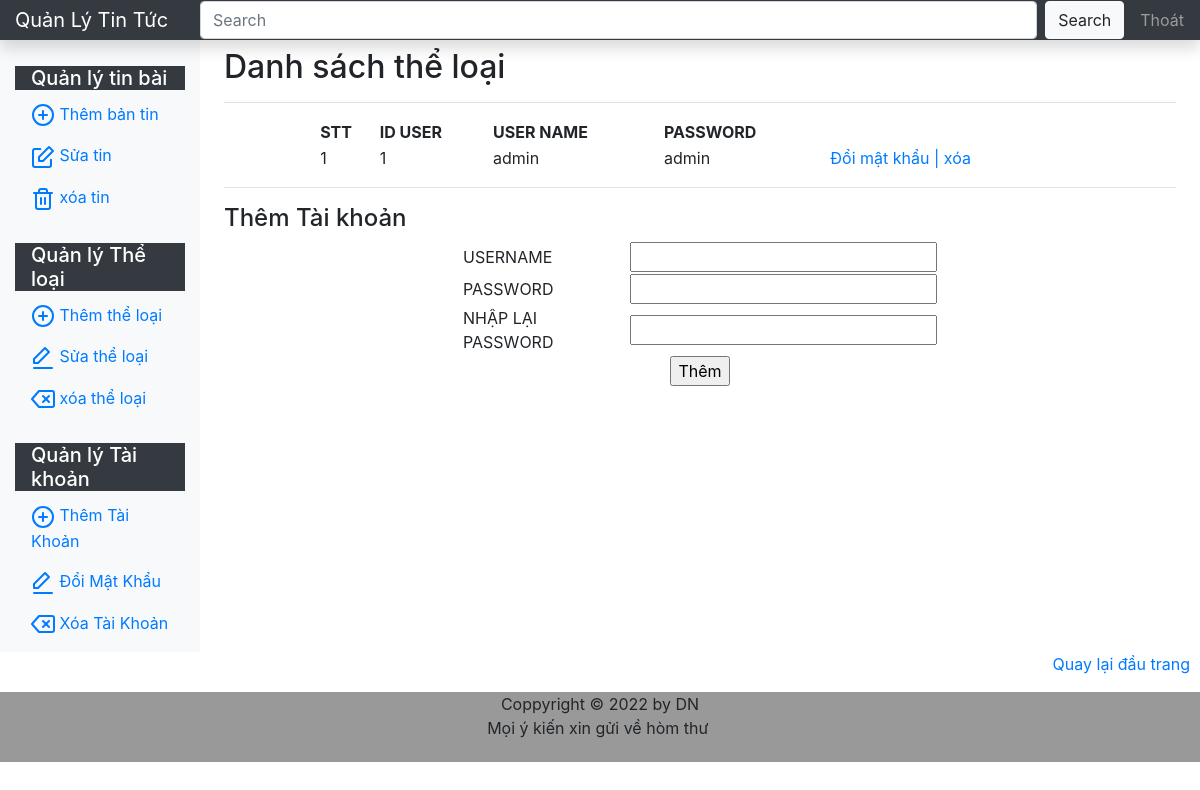
/TinTuc/add_account.php, run on the app's committed database.
### tables this page shows
CREATE TABLE `dangnhap` (
  `iduser` int(11) NOT NULL,
  `tentc` varchar(50) NOT NULL,
  `matkhau` varchar(50) NOT NULL
);

### TinTuc/data.php (called while the page is built, shortened)
<?php
	class database {
		private $conn= null;
		private $host='localhost';
		private $user= 'root';
		private $pass='';
		private $data='qltintuc';
		private $result=null;
		private function connect(){
			$this->conn=new mysqli($this->host,$this->user,$this->pass,$this->data)
			or die('ket noi that bai');
			$this->conn->query('SET NAME UTF8');
		}
		public function select($sql){
			$this->result=$this->conn->query($sql);
		}
		public function fetch(){
			if($this->result->num_rows > 0){
				$row= $this->result->fetch_assoc();
			} else{
				$row = 0;
			}
			return $row;
		}
 	}
?>

### TinTuc/add_account.php (the view, shortened to what this page needs)
<?php
    include 'masterpage_admin.php';
?>
                <h1 class="h2">Danh sách thể loại</h1></div>
                <div class="addnews">
        		<table width="80%" align="center">
        			<tr>
        				<th>STT</th>
        				<th>ID USER</th>
        				<th>USER NAME</th>
        				<th>PASSWORD</th>
        			</tr>
 <?php
 	$dt->select("SELECT * FROM dangnhap");
 	$i=0;
 	while ($r=$dt->fetch()) {
 		$i++;
 		$id=$r['iduser'];
 		$username=$r['tentc'];
        $password=$r['matkhau'];
 		echo "<tr>";
 		echo "<td>$i</td><td>$id</td><td>$username</td><td>$password</td>";
 		echo "<td>";
 		echo "<a href='doi_mk.php?iduser=$id'>Đổi mật khẩu | </a>";
 		echo "<a href='delete_account.php?iduser=$id'>xóa</a>";
 		echo "</td>";
 		echo "</tr>";
 	}
 	echo "</table><hr>";
 ?>
 <div>
 <h4>Thêm Tài khoản</h4>
 	<form method="post">
 		<table width="50%" align="center">
        				<tr>
        					<td>USERNAME</td>
        					<td><input type="text" name="name" size="25"></td>
        				</tr>
                        <tr>
                            <td>PASSWORD</td>
                            <td><input type="password" name="password" size="25"></td>
                        </tr>
                           <tr>
                            <td>NHẬP LẠI PASSWORD</td>
                            <td><input type="password" name="password1" size="25"></td>
                        </tr>
        				<tr>
        					<td colspan="2" align="center"><input type="submit" name="add" value="Thêm"></td>
        				</tr>
        			</table>
 	</form>
 </div>
 <br>
 <?php
 	echo "</div> </div>
      </div>
    </main>
</div>";
 	include 'bottom.php';
 ?>

### data on the page
dangnhap: iduser "1", tentc "admin", matkhau "admin"
